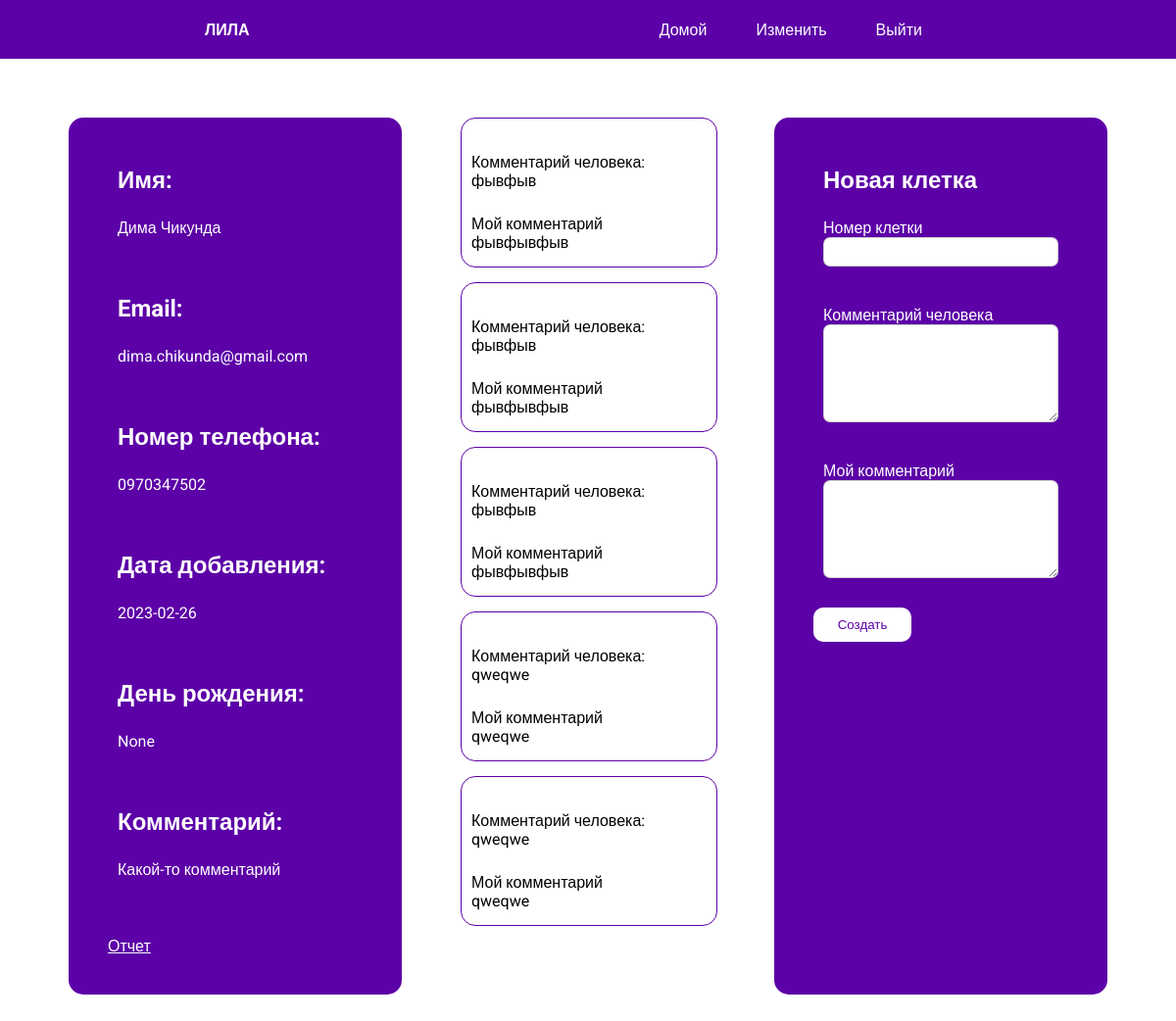
The page /user/13 (signed in) on the database its author committed.
### project/models.py (models this page shows, shortened)
class User(db.Model):
    id = db.Column(db.Integer, primary_key=True)
    name = db.Column(db.String(64))
    email = db.Column(db.String(64), unique=True)
    phone = db.Column(db.String(64), unique=True)
    date = db.Column(db.Date)
    birthday = db.Column(db.Date)
    additional_comment = db.Column(db.String(64))

class Game(db.Model):
    id = db.Column(db.Integer, primary_key=True)
    user_comment = db.Column(db.String(250))
    personal_comment = db.Column(db.String(250))
    cell_id = db.Column(db.Integer, db.ForeignKey('cell.id'))
    cell = db.relationship("Cell", backref="cells")
    user_id = db.Column(db.Integer, db.ForeignKey('user.id'))
    user = db.relationship("User", backref="users")

### project/routes.py (the view)
@app.route('/user/<id>', methods=['GET', 'POST'])
@login_required
def user(id):
    user = User.query.filter_by(id=id).first()
    add_game_form = AddGameForm()
    if add_game_form.is_submitted():
        game = Game(cell_id=add_game_form.cell_id.data, personal_comment=add_game_form.my_comment.data, user_comment=add_game_form.user_comment.data)
        game.user_id = user.id
        db.session.add(game)
        db.session.commit()
    games = Game.query.filter_by(user_id=user.id).all()
    return render_template('user.html', user=user, add_game_form=add_game_form, games=games)

### project/forms.py
class AddGameForm(FlaskForm):
    cell_id = StringField('Номер клетки', validators=[DataRequired()])
    user_comment = TextAreaField('Комментарий человека')
    my_comment = TextAreaField('Мой комментарий')
    submit = SubmitField('Создать')

### project/models.py (called while the page is built)
@login.user_loader
def load_user(id):
    return Admin.query.get(int(id))

### project/templates/user.html
<link rel="stylesheet" href="/static/css/user.css">
{% extends 'base.html' %}
{% block content %}
<div class="current_user_block">
    <aside class="user">
        <div class="part">
            <div>
                <h1>Имя:</h1>
                <p>{{ user.name }}</p>
            </div>
        </div>
        <div class="part">
            <h1>Email:</h1>
            <p>{{ user.email }}</p>
        </div>
        <div class="part">
            <h1>Номер телефона:</h1>
            <p>{{ user.phone }}</p>
        </div>
        <div class="part">
            <h1>Дата добавления:</h1>
            <p>{{ user.date }}</p>
        </div>
        <div class="part">
            <h1>День рождения:</h1>
            <p>{{ user.birthday }}</p>
        </div>
        <div class="part">
            <h1>Комментарий:</h1>
            <p>{{ user.additional_comment }}</p>
        </div>
        <a href="" class="link">Отчет</a>
    </aside>
    <aside class="users_cells">
            {%for game in games%}
            {% include '_game.html' %}
            {% endfor %}
    </aside>
    <aside class="add_game">
        <form action="", method="POST">
            <h1>Новая клетка</h1>
            <p>
                {{add_game_form.cell_id.label}}
                {{add_game_form.cell_id(class='field')}}
            </p>
            <p>
                {{add_game_form.user_comment.label}}
                {{add_game_form.user_comment(class='text_field')}}
            </p>
            <p>
                {{add_game_form.my_comment.label}}
                {{add_game_form.my_comment(class='text_field')}}
            </p>
            {{add_game_form.submit(class='button')}}
        </form>
    </aside>
</div>
{% endblock %}

### project/templates/base.html (shortened to what this page needs)
<!DOCTYPE html>
<html lang="ru">
<head>
    <link rel="stylesheet" href="{{ url_for('static', filename="css/base.css") }}">
</head>
<body>
    <main>
        <header>
            <div class = 'header_menu'>
                <a href="{{url_for('index')}}" class="logo">ЛИЛА</a>
                <ul class="menu_block">
                    <li><a href="{{url_for('index')}}" class="menu_item">Домой</a></li>
                    <li><a href="" class="menu_item">Изменить</a></li>
                    <a href="{{url_for('logout')}}"  class="menu_item">Выйти</a>
                </ul>
            </div>
        </header>
        {% block content %}{% endblock %}
    </main>
</body>
</html>

### project/templates/_game.html
<link rel="stylesheet" href="/static/css/_game.css">
<div class="game">
    <h1>{{game.cell.id}} {{game.cell.title}}</h1>
    <p>
        <span>Комментарий человека:</span>
        <span>{{game.user_comment}}</span>
    </p>
    <p>
        <span>Мой комментарий</span>
        <span>{{game.personal_comment}}</span>
    </p>
</div>

### project/static/css/user.css (style rules this page uses)
.current_user_block { display: flex; justify-content: space-around; width: 90%; margin: 0px auto; margin-top: 50px; }
aside { width: 33%; height: 70vh; border-radius: 15px; padding: 40px; margin: 10px; }
.add_game { background-color: rgb(92, 0, 167); color: white; }
.user { display: flex; flex-direction: column; justify-content: space-between; background-color: rgb(92, 0, 167); color: white; }
.users_cells { overflow-y: scroll; overflow-x: hidden; word-break: break-all; padding-top: 0px; }
.button { display: block; height: 35px; width: 100px; margin-right: 25px; background-color: rgb(255, 255, 255); border: 1px solid rgba(128, 128, 128, 0); border-radius: 10px; color: rgb(92, 0, 167); }
.field { height: 30px; width: 100%; border: 1px solid rgba(128, 128, 128, 0.382); border-radius: 7px; padding-left: 10px; margin-bottom: 15px; }
.text_field { min-height: 100px; max-height: 200px; width: 100%; max-width: 100%; border: 1px solid rgba(128, 128, 128, 0.382); border-radius: 7px; padding-left: 10px; margin-bottom: 15px; }
.link { display: block; margin-top: 10px; color: white; text-decoration: underline; }

### project/static/css/base.css (style rules this page uses)
* { padding: 0px; margin: 0px; font-family: 'Roboto', sans-serif; text-decoration: none; }
.header_menu { width: 100%; height: 60px; display: flex; justify-content: space-around; align-items: center; background-color: rgb(92, 0, 167); }
.menu_block { display: flex; list-style: none; }
.menu_item { padding-right: 50px; color: white; }
.logo { font-weight: 600; color: white; }

### project/static/css/_game.css (style rules this page uses)
.game { width: 100%; border: 1px solid rgb(92, 0, 167); border-radius: 15px; margin-bottom: 15px; }
p, h1 { display: flex; flex-direction: column; margin-bottom: 5px; padding: 10px; }

### rows shown on the page
User: name "Дима Чикунда", email "dima.chikunda@gmail.com", phone "0970347502", date "2023-02-26", birthday "None", additional_comment "Какой-то комментарий"
Game: user_comment "фывфыв", personal_comment "фывфывфыв"
Game: user_comment "фывфыв", personal_comment "фывфывфыв"
Game: user_comment "фывфыв", personal_comment "фывфывфыв"
Game: user_comment "qweqwe", personal_comment "qweqwe"
Game: user_comment "qweqwe", personal_comment "qweqwe"

### other values the page prints
{{ add_game_form.cell_id.label }} "Номер клетки"
{{ add_game_form.user_comment.label }} "Комментарий человека"
{{ add_game_form.my_comment.label }} "Мой комментарий"
